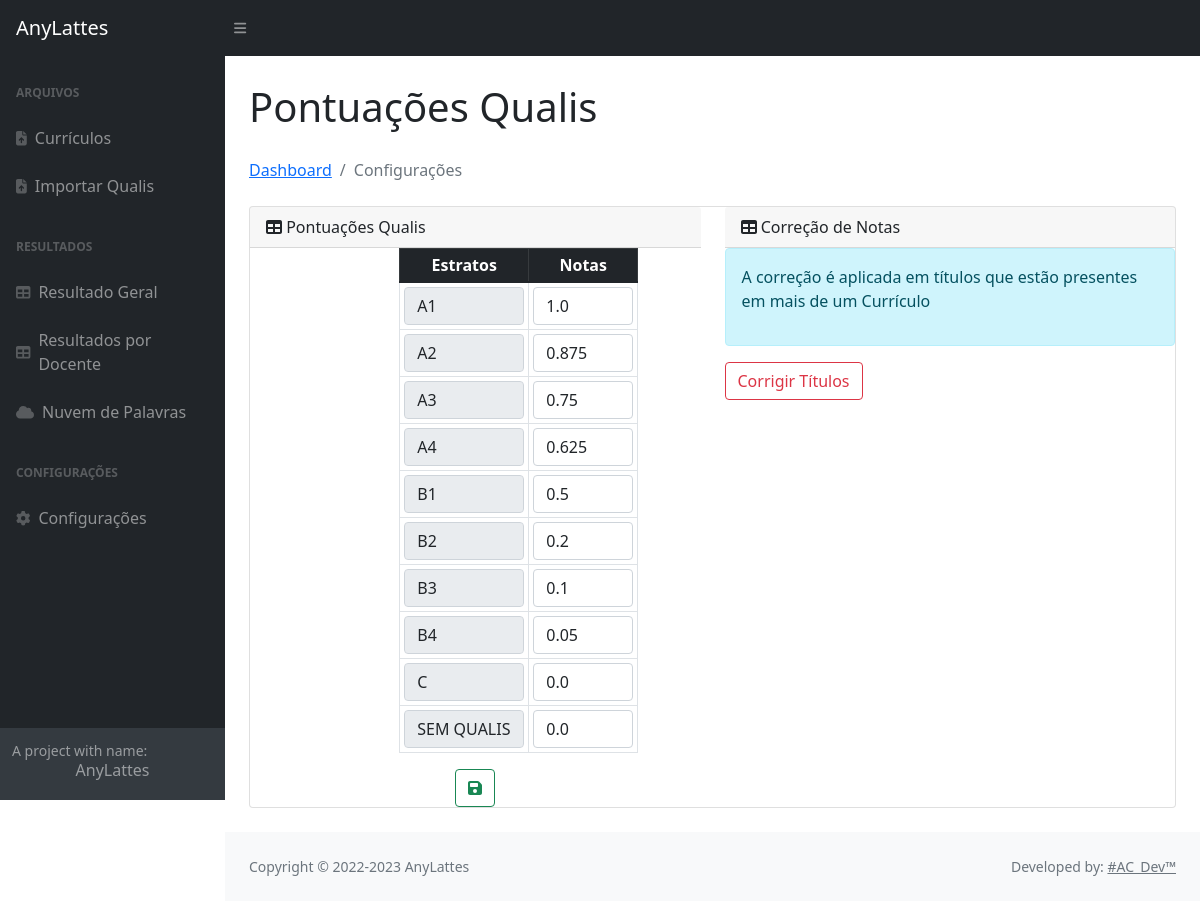
/configuracoes, run on the app's committed database.
### tables this page shows
CREATE TABLE pontuacoes(
                    id INTEGER NOT NULL primary key autoincrement,
                    estrato TEXT not null,
                    nota REAL
                );

### app.py (the view)
@app.route("/configuracoes")
def configuracoes():
    valor = lista_pontuacoes()
    return render_template('notas.html',valor=valor)

### models/consulta.py (called while the page is built)
def lista_pontuacoes():
    sql = "select * from pontuacoes"
    cursor = db.cursor()
    cursor.execute(sql)
    resultado = cursor.fetchall()
    return resultado

### templates/notas.html (shortened to what this page needs)
{% extends 'base.html'%}
{%block content%}
<h1>Pontuações Qualis</h1>
<div class="col-md-8">
    <ol class="breadcrumb mb-4">
        <li class="breadcrumb-item"><a href="{{url_for('index')}}">Dashboard</a></li>
        <li class="breadcrumb-item active">Configurações</li>
    </ol>
</div>
<div class="card mb-4">
    <div class="row">
        <div class="col-6">
            <div class="card-header" id="card-header">
                <i class="fas fa-table"></i>
                Pontuações Qualis
            </div>
            <form action="{{url_for('tabela_qualis')}}" method="post">
                <div class="container" style="text-align: center; width: 200px" valign="left">
                    <table id="valores_qualis" class="table table-bordered table-sm ">
                        <thead class="table-dark">
                            <tr>
                                <th>Estratos</th>
                                <th>Notas</th>
                            </tr>
                        </thead>
                        <tbody>
                            {%for val in valor%}
                            <tr>
                                <td><input class="form-control" value="{{val[1]}}" style="width: 120px;" disabled><input type="hidden" name="estrato" value="{{val[1]}}"></td>
                                <td><input class="form-control" type="text" name="nota" id="nota" style="width: 100px;" id="{{val[2]}}"
                                        value="{{val[2]}}"></td>
                            </tr>
                            {%endfor%}
                        </tbody>
                    </table>
                    <button type="submit" class="btn btn-outline-success" name="enviar"><i class="fas fa-floppy-disk"></i></button>
                </div>
            </form>
        </div>
        <div class="col-6">
            <div class="card-header" id="card-header">
                <i class="fas fa-table"></i>
                Correção de Notas
            </div>
            <form action="{{url_for('corrige_notas')}}" method="post">
                <div class="alert alert-info fade-show-out" role="alert">
                    <p>A correção é aplicada em títulos que estão presentes em mais de um Currículo</p>
                </div>
                <div class="form-group">
                    <button type="submit" class="btn btn-outline-danger" name="corrigir" onclick="confirm('Deseja Aplicar a Correção de Notas? ')" >Corrigir Títulos</button>
                </div>
            </form>
        </div>
    </div>
</div>
{%endblock%}

### templates/base.html (shortened to what this page needs)
<!DOCTYPE html>
<html lang="pt-br">
<head>
    <link rel="stylesheet" href="https://cdn.datatables.net/1.11.5/css/jquery.dataTables.min.css">
    <link href="{{url_for('static',filename= 'css/styles.css') }}" rel="stylesheet" />
    <link href="{{url_for('static',filename= 'css/estilos.css') }}" rel="stylesheet" />
    <link href="https://cdnjs.cloudflare.com/ajax/libs/bootstrap-datepicker/1.6.4/css/bootstrap-datepicker.css" rel="stylesheet"/>
</head>
<body class="sb-nav-fixed">
    <nav class="sb-topnav navbar navbar-expand navbar-dark bg-dark">
        <a class="navbar-brand ps-3" href="{{url_for('index')}}">AnyLattes</a>
        <button class="btn btn-link btn-sm order-1 order-lg-0 me-4 me-lg-0" id="sidebarToggle" href="#!"><i class="fas fa-bars"></i></button>
    </nav>
    <div id="layoutSidenav">
        <div id="layoutSidenav_nav">
            <nav class="sb-sidenav accordion sb-sidenav-dark" id="sidenavAccordion">
                <div class="sb-sidenav-menu">
                    <div class="nav">
                        <div class="sb-sidenav-menu-heading">Arquivos</div>
                        <a class="nav-link" href="{{url_for('index')}}">
                            <div class="sb-nav-link-icon"><i class="fas fa-file-upload"></i></div>
                            Currículos
                        </a>
                        <a class="nav-link" href="{{url_for('imports')}}">
                            <div class="sb-nav-link-icon"><i class="fas fa-file-upload"></i></div>
                            Importar Qualis
                        </a>
                        <div class="sb-sidenav-menu-heading">Resultados</div>
                        <a class="nav-link" href="{{url_for('resultado_total')}}">
                            <div class="sb-nav-link-icon"><i class="fas fa-table"></i></div>
                            Resultado Geral
                        </a>
                        <a class="nav-link" href="{{url_for('resultado_por_docente')}}">
                            <div class="sb-nav-link-icon"><i class="fas fa-table"></i></div>
                            Resultados por Docente
                        </a>
                        <a class="nav-link" href="{{url_for('nuvem')}}">
                            <div class="sb-nav-link-icon"><i class="fas fa-cloud"></i></div>
                            Nuvem de Palavras
                        </a>
                        <div class="sb-sidenav-menu-heading">Configurações</div>
                        <a class="nav-link" href="{{url_for('configuracoes')}}">
                            <div class="sb-nav-link-icon"><i class="fas fa-gear"></i></div>
                            Configurações
                        </a>
                    </div>
                </div>
                <div class="sb-sidenav-footer">
                    <div class="small">A project with name:</div>
                    <h6 style="text-align: center;">AnyLattes</h6>
                </div>
            </nav>
        </div>
        <div id="layoutSidenav_content">
            <main>
                    <div class="container-fluid px-4">
                        {% block content %}
                        {% endblock %}
                    </div>
            </main>
            {%extends 'footer.html'%}

### templates/footer.html (shortened to what this page needs)
<footer class="py-4 bg-light mt-auto">
    <div class="container-fluid px-4">
        <div class="d-flex align-items-center justify-content-between small">
            <div class="text-muted">
                Copyright &copy; 2022-2023 AnyLattes
            </div>
            <div class="text-muted">
                Developed by: <a href="https://github.com/alexcirilo" target="_blank" class="text-muted">#AC_Dev™</a> </small></li>
            </div>
        </div>
    </div>
</footer>
</div>
</div>
</body>
</html>

### static/css/estilos.css (style rules this page uses)
h1 { display: block; margin-block-start: 0.67em; margin-block-end: 0.67em; margin-inline-start: 0px; margin-inline-end: 0px; }

### data on the page
pontuacoes: estrato "A1", nota "1.0"
pontuacoes: estrato "A2", nota "0.875"
pontuacoes: estrato "A3", nota "0.75"
pontuacoes: estrato "A4", nota "0.625"
pontuacoes: estrato "B1", nota "0.5"
pontuacoes: estrato "B2", nota "0.2"
pontuacoes: estrato "B3", nota "0.1"
pontuacoes: estrato "B4", nota "0.05"
pontuacoes: estrato "C", nota "0.0"
pontuacoes: estrato "SEM QUALIS", nota "0.0"
